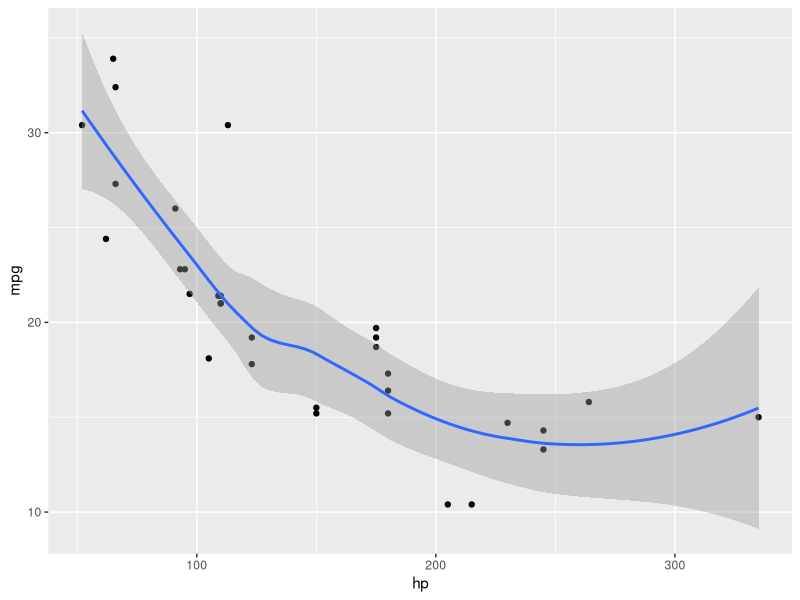

Write R code to recreate this figure.
## ---- chunk 1
suppressMessages(library(knitr))

## ---- chunk 2
data = mtcars
kable(head(data))

## ---- chunk 3
library(ggplot2)
ggplot(mtcars, aes(x = hp, y = mpg)) + geom_point() +
  stat_smooth()

